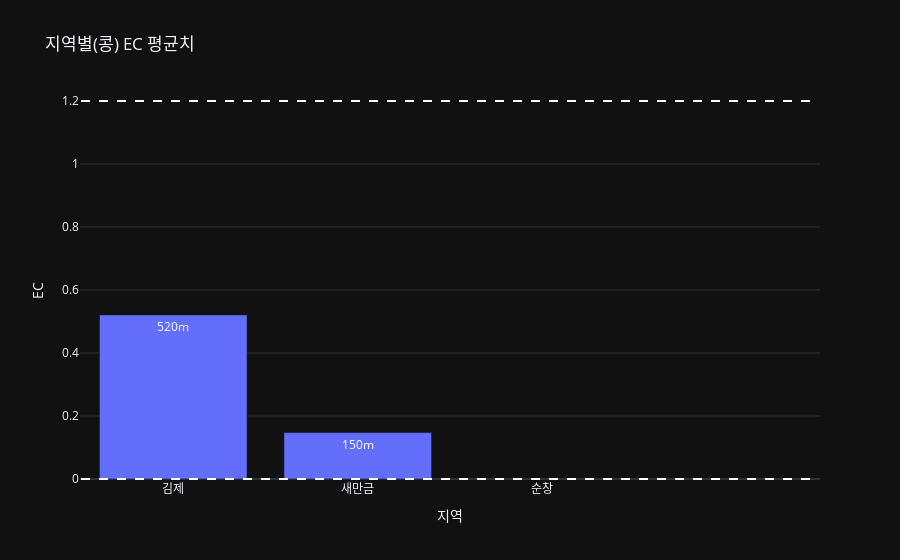

Source (notebook cell):
### Code cell
#EC
fig_ec = px.bar(stats_table_bean, x='지역', y='EC', text_auto='.2s', title='지역별(콩) EC 평균치')
fig_ec.add_shape(
    type='line',
    x0=-0.5,
    x1=3.5,
    y0=0,
    y1=0,
    line=dict(color="white", width=2, dash='dash'),
    name='적정 하한'
)

fig_ec.add_shape(
    type='line',
    x0=-0.5,
    x1=3.5,
    y0=1.2,
    y1=1.2,
    line=dict(color="white", width=2, dash='dash'),
    name='적정 상한'
)

fig_ec.update_traces(textposition='inside')

fig_ec.show()

### Figure 1 — Plotly figure (JSON) as saved in the notebook; plotly's stock layout.template omitted (floating-point values rounded to 4 significant figures)
{"data": [{"hovertemplate": "지역=%{x}<br>EC=%{y}<extra></extra>", "legendgroup": "", "marker": {"color": "#636efa", "pattern": {"shape": ""}}, "name": "", "orientation": "v", "showlegend": false, "textposition": "inside", "texttemplate": "%{y:.2s}", "x": ["김제", "새만금", "순창"], "xaxis": "x", "y": [0.5209, 0.1474, NaN], "yaxis": "y", "type": "bar"}], "layout": {"xaxis": {"anchor": "y", "domain": [0.0, 1.0], "title": {"text": "지역"}}, "yaxis": {"anchor": "x", "domain": [0.0, 1.0], "title": {"text": "EC"}}, "legend": {"tracegroupgap": 0}, "title": {"text": "지역별(콩) EC 평균치"}, "barmode": "relative", "shapes": [{"line": {"color": "white", "dash": "dash", "width": 2}, "name": "적정 하한", "type": "line", "x0": -0.5, "x1": 3.5, "y0": 0, "y1": 0}, {"line": {"color": "white", "dash": "dash", "width": 2}, "name": "적정 상한", "type": "line", "x0": -0.5, "x1": 3.5, "y0": 1.2, "y1": 1.2}]}}
